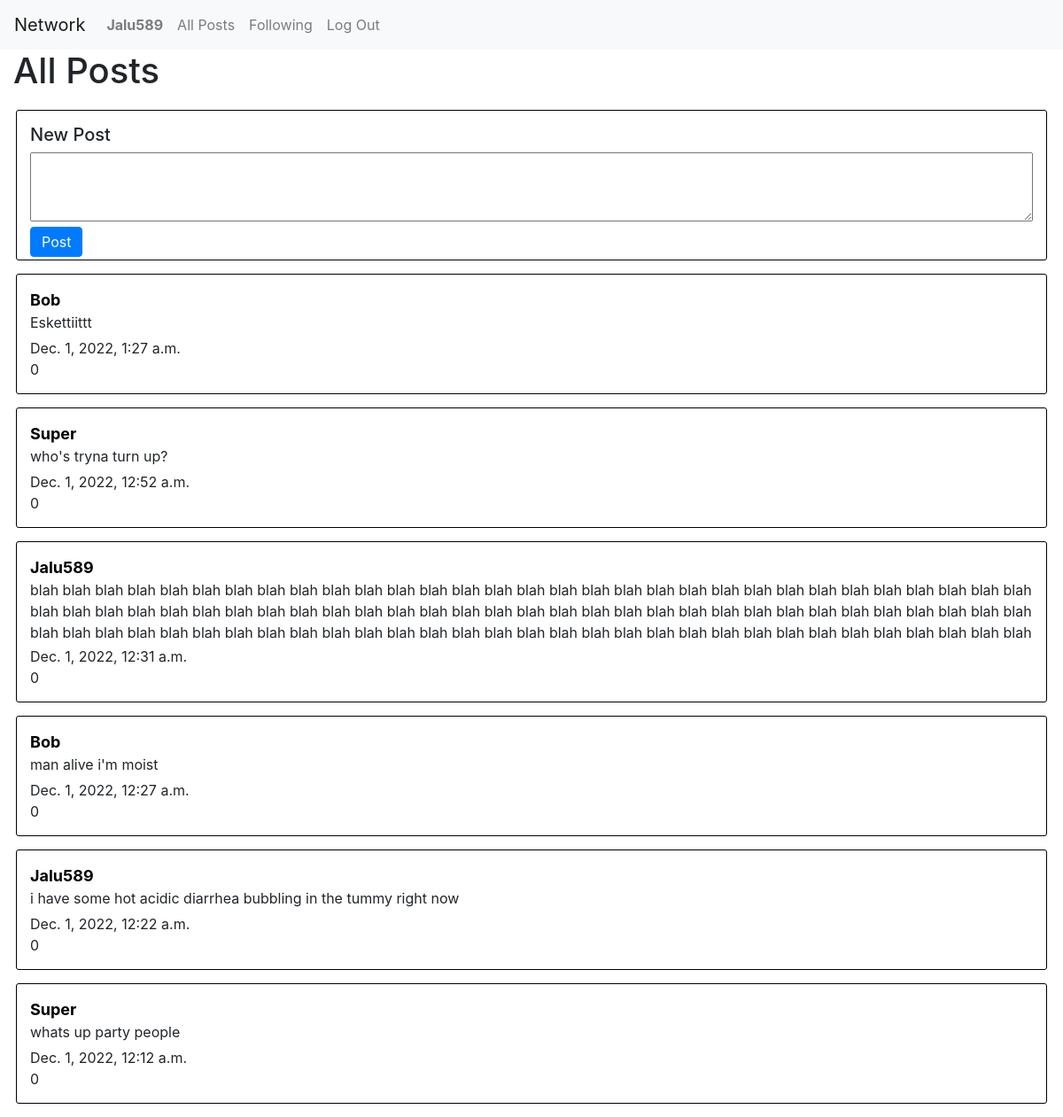
Screenshot of / (signed in) with the database file from the repository.
### network/models.py (models this page shows, shortened)
class User(AbstractUser):
    pass

class Post(models.Model):
    content = models.TextField(blank=False)
    poster = models.ForeignKey("User", on_delete=models.CASCADE, related_name="posts")
    like_count = models.IntegerField(default=0)
    timestamp = models.DateTimeField("Time posted", auto_now_add=True)
    likers =  models.ManyToManyField(User, blank=True, related_name="liked")

### network/views.py (the view)
# urls.py: path("", views.index, name="index"),
def index(request):
    return render(request, "network/index.html", {
        "posts": Post.objects.all().order_by("-timestamp")
    })

### network/templates/network/index.html (shortened to what this page needs)
{% extends "network/layout.html" %}
{% load static %}
{% block body %}
<h1>All Posts</h1>
{% if user.is_authenticated %}
    <div id="new-post">
        <h5>New Post</h5>
        <textarea name="post-content" id="post-content" rows="3"></textarea>
        <button id="post-button" class="btn btn-primary">Post</button>
    </div>
{% endif %}
        {% for post in posts %}
        <div class="post">
            <a class="post-user" href="">{{post.poster}}</a>
            <p class="post-content">{{post.content}}</p>
            <p class="timestamp">{{post.timestamp}}</p>
            <p>{{post.like_count}}</p>
        </div>
        {% endfor %}
{% endblock %}

### network/templates/network/layout.html (shortened to what this page needs)
{% load static %}
<!DOCTYPE html>
<html lang="en">
    <head>
        <link rel="stylesheet" href="https://stackpath.bootstrapcdn.com/bootstrap/4.4.1/css/bootstrap.min.css">
        <link href="{% static 'network/styles.css' %}" rel="stylesheet">
    </head>
    <body>
        <nav class="navbar navbar-expand-lg  navbar-expand-md navbar-expand-sm navbar-light bg-light">
            <a class="navbar-brand" href="#">Network</a>
            <div>
              <ul class="navbar-nav mr-auto">
                {% if user.is_authenticated %}
                    <li class="nav-item">
                        <a class="nav-link" id="user" href="{% url 'user' user.id %}"><strong>{{ user.username }}</strong></a>
                    </li>
                {% endif %}
                <li class="nav-item">
                  <a class="nav-link" id="all" href="{% url 'index' %}">All Posts</a>
                </li>
                {% if user.is_authenticated %}
                    <li class="nav-item">
                        <a class="nav-link" id="following" href="#">Following</a>
                    </li>
                    <li class="nav-item">
                        <a class="nav-link" href="{% url 'logout' %}">Log Out</a>
                    </li>
                {% endif %}
              </ul>
            </div>
          </nav>
        <div class="body">
            {% block body %}
            {% endblock %}
        </div>
    </body>
</html>

### network/static/network/styles.css (style rules this page uses)
body { margin: 0; padding: 0; }
p { margin-top: 0px; margin-bottom: 0px; }
h1 { margin-left: 15px; margin-bottom: 20px; }
#new-post, .post { width: 97%; margin: auto; border: 0.5px solid black; border-radius: 3px; padding: 15px; margin-bottom: 15px; }
#new-post { height: 170px; }
textarea { width: 100%; }
#post-button { padding: 4px 12px; }
.post-user { font-size: 18px; color: black; font-weight: 700; }
.post-content { margin-bottom: 5px; max-height: 70px; overflow: hidden; }

### rows the page displays
User: username "Jalu589"
Post: poster "Bob", content "Eskettiittt", timestamp "Dec. 1, 2022, 1:27 a.m.", like_count "0"
Post: poster "Super", content "who's tryna turn up?", timestamp "Dec. 1, 2022, 12:52 a.m.", like_count "0"
Post: poster "Jalu589", content "blah blah blah blah blah blah blah blah blah blah blah blah blah blah blah blah blah blah blah blah blah blah blah blah blah blah blah blah blah blah blah blah blah blah blah blah blah blah blah blah blah blah blah blah blah blah blah blah blah blah blah blah blah blah blah blah blah blah blah blah blah blah blah blah blah blah blah blah blah blah blah blah blah blah blah blah blah blah blah blah blah blah blah blah blah blah blah blah blah blah blah blah blah…", timestamp "Dec. 1, 2022, 12:31 a.m.", like_count "0"
Post: poster "Bob", content "man alive i'm moist", timestamp "Dec. 1, 2022, 12:27 a.m.", like_count "0"
Post: poster "Jalu589", content "i have some hot acidic diarrhea bubbling in the tummy right now", timestamp "Dec. 1, 2022, 12:22 a.m.", like_count "0"
Post: poster "Super", content "whats up party people", timestamp "Dec. 1, 2022, 12:12 a.m.", like_count "0"
